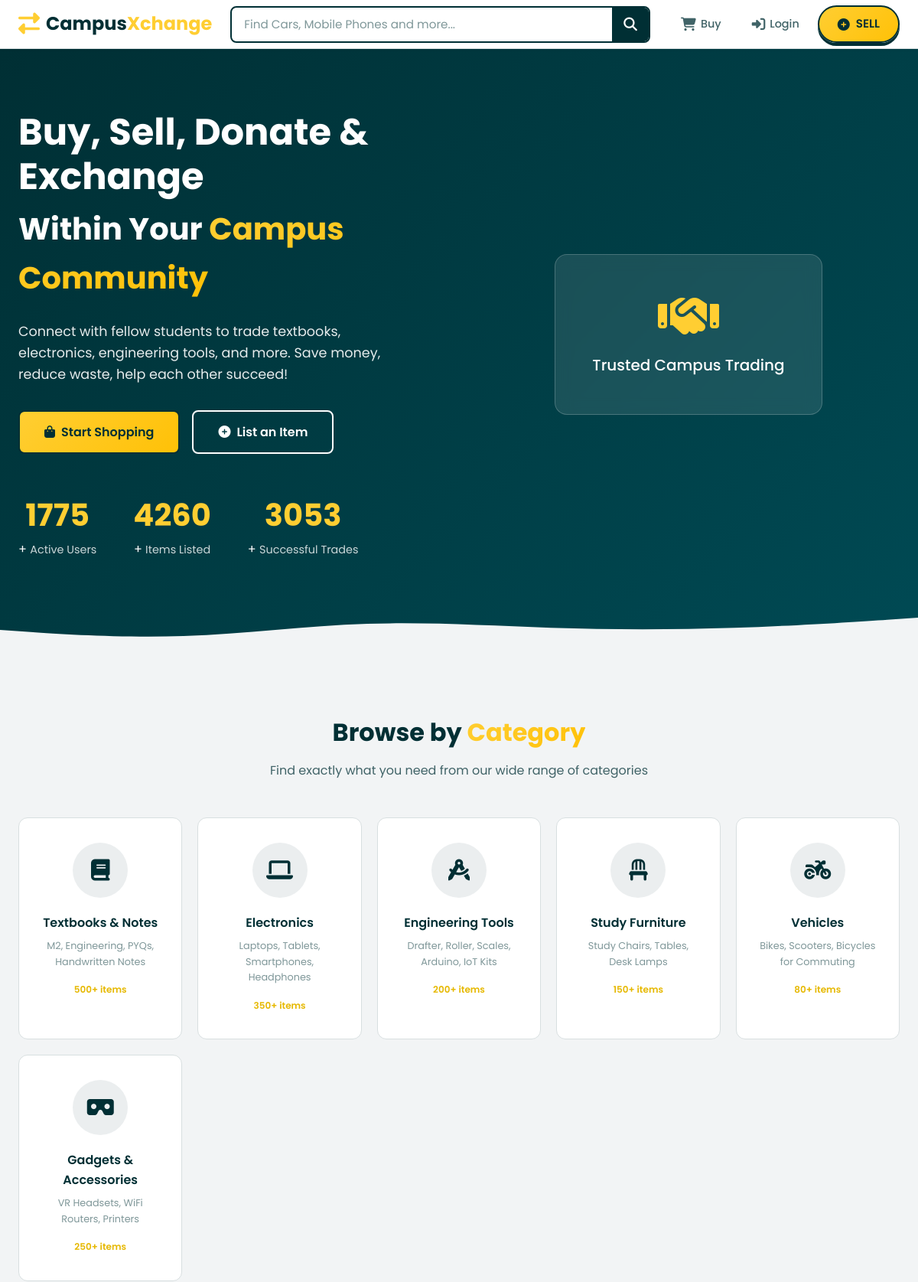
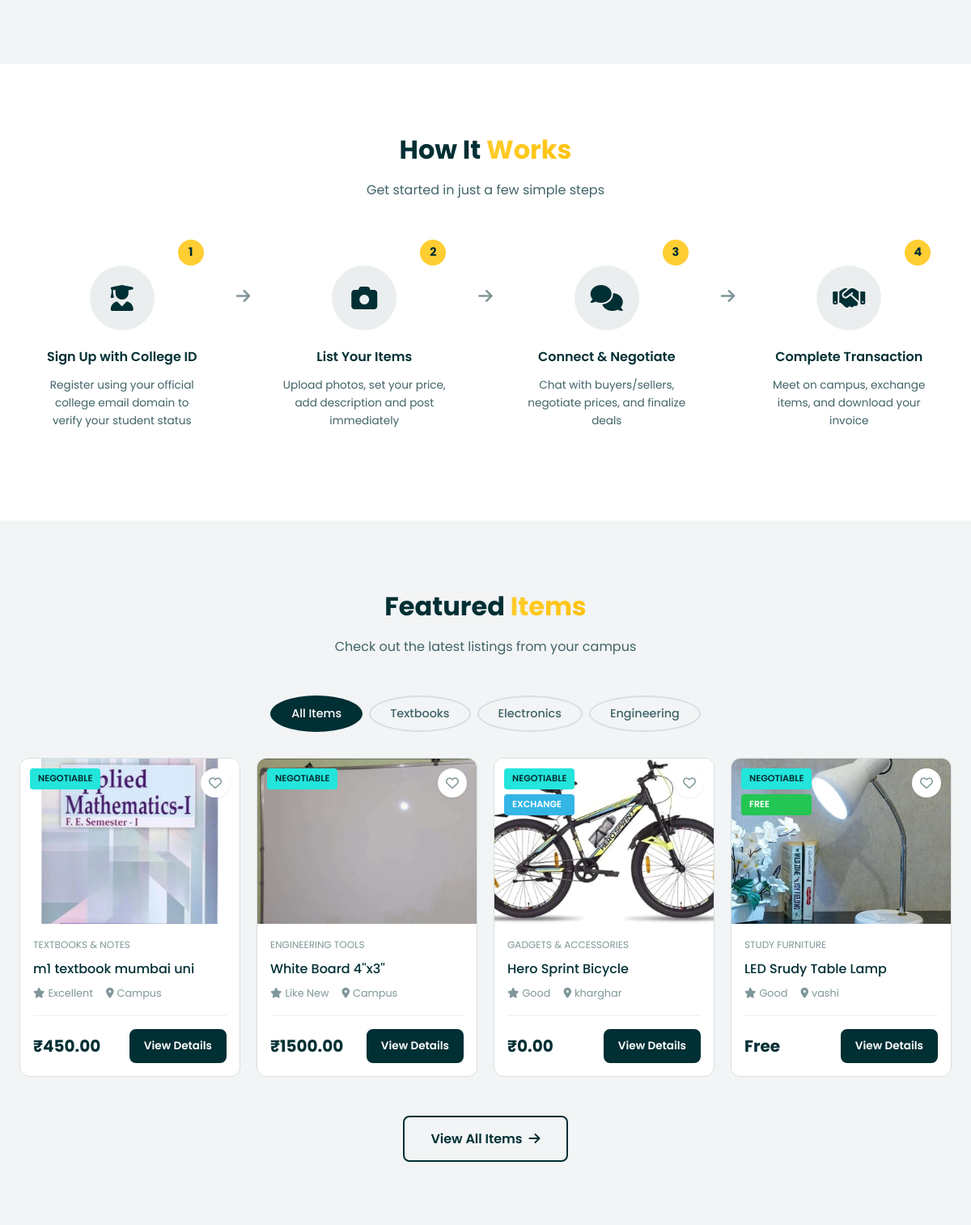
The page / (upper part) on the database its author committed (2 pictures, top to bottom).
### nihalhome/models.py (models this page shows, shortened)
class Item(models.Model):
    seller = models.ForeignKey(User, on_delete=models.CASCADE, related_name='items')
    title = models.CharField(max_length=200)
    description = models.TextField()
    category = models.CharField(max_length=50, choices=CATEGORY_CHOICES)
    price = models.DecimalField(max_digits=10, decimal_places=2, null=True, blank=True)
    quality = models.CharField(max_length=20, choices=QUALITY_CHOICES, default='good')
    listing_type = models.CharField(max_length=20, choices=LISTING_TYPE_CHOICES, default='sell')
    status = models.CharField(max_length=20, choices=STATUS_CHOICES, default='active')
    location = models.CharField(max_length=200)
    address = models.CharField(max_length=500, blank=True)
    phone = models.CharField(max_length=10, validators=[phone_validator])
    show_phone = models.BooleanField(default=False)
    is_negotiable = models.BooleanField(default=True)
    is_featured = models.BooleanField(default=False)
    wanted_items = models.TextField(blank=True)
    wanted_category = models.CharField(max_length=50, choices=CATEGORY_CHOICES, blank=True)
    open_to_offers = models.BooleanField(default=True)
    image = models.ImageField(upload_to='items/', blank=True, null=True)
    views = models.PositiveIntegerField(default=0)
    created_at = models.DateTimeField(auto_now_add=True)
    updated_at = models.DateTimeField(auto_now=True)
    class Meta:
        ordering = ['-created_at']
        indexes = [
            models.Index(fields=['created_at']),
            models.Index(fields=['category']),
            models.Index(fields=['status']),
        ]

### nihalhome/views.py (the view)
# urls.py: path('', views.home, name='home'),
def home(request):
    featured_items = Item.objects.filter(status='active').order_by('-is_featured', '-created_at')[:6]
    return render(request, 'index.html', {'featured_items': featured_items})

### templates/index.html (shortened to what this page needs)
{% extends 'base.html' %}
{% load static %}
{% block content %}
<section class="hero">
    <div class="hero-content">
        <div class="hero-text animate-fade-in">
            <h1>Buy, Sell, Donate & Exchange</h1>
            <h2>Within Your <span class="gradient-text">Campus Community</span></h2>
            <p>Connect with fellow students to trade textbooks, electronics, engineering tools, and more. Save money, reduce waste, help each other succeed!</p>
            <div class="hero-buttons">
                <a href="{% url 'buy' %}" class="btn btn-secondary btn-lg">
                    <i class="fas fa-shopping-bag"></i> Start Shopping
                </a>
                <a href="{% url 'sell' %}" class="btn btn-outline-white btn-lg">
                    <i class="fas fa-plus-circle"></i> List an Item
                </a>
            </div>
            <div class="hero-stats">
                <div class="stat">
                    <span class="stat-number" data-count="5000">0</span>+
                    <span class="stat-label">Active Users</span>
                </div>
                <div class="stat">
                    <span class="stat-number" data-count="12000">0</span>+
                    <span class="stat-label">Items Listed</span>
                </div>
                <div class="stat">
                    <span class="stat-number" data-count="8500">0</span>+
                    <span class="stat-label">Successful Trades</span>
                </div>
            </div>
        </div>
        <div class="hero-image animate-float">
            <div class="hero-card">
                <i class="fas fa-handshake"></i>
                <span>Trusted Campus Trading</span>
            </div>
        </div>
    </div>
    <div class="hero-wave">
    </div>
</section>
<section class="categories-section">
    <div class="container">
        <div class="section-header">
            <h2>Browse by <span class="gradient-text">Category</span></h2>
            <p>Find exactly what you need from our wide range of categories</p>
        </div>
        <div class="categories-grid">
            <a href="{% url 'buy' %}?category=textbooks" class="category-card">
                <div class="category-icon"><i class="fas fa-book"></i></div>
                <h3>Textbooks & Notes</h3>
                <p>M2, Engineering, PYQs, Handwritten Notes</p>
                <span class="category-count">500+ items</span>
            </a>
            <a href="{% url 'buy' %}?category=electronics" class="category-card">
                <div class="category-icon"><i class="fas fa-laptop"></i></div>
                <h3>Electronics</h3>
                <p>Laptops, Tablets, Smartphones, Headphones</p>
                <span class="category-count">350+ items</span>
            </a>
            <a href="{% url 'buy' %}?category=engineering" class="category-card">
                <div class="category-icon"><i class="fas fa-drafting-compass"></i></div>
                <h3>Engineering Tools</h3>
                <p>Drafter, Roller, Scales, Arduino, IoT Kits</p>
                <span class="category-count">200+ items</span>
            </a>
            <a href="{% url 'buy' %}?category=furniture" class="category-card">
                <div class="category-icon"><i class="fas fa-chair"></i></div>
                <h3>Study Furniture</h3>
                <p>Study Chairs, Tables, Desk Lamps</p>
                <span class="category-count">150+ items</span>
            </a>
            <a href="{% url 'buy' %}?category=vehicles" class="category-card">
                <div class="category-icon"><i class="fas fa-motorcycle"></i></div>
                <h3>Vehicles</h3>
                <p>Bikes, Scooters, Bicycles for Commuting</p>
                <span class="category-count">80+ items</span>
            </a>
            <a href="{% url 'buy' %}?category=gadgets" class="category-card">
                <div class="category-icon"><i class="fas fa-vr-cardboard"></i></div>
                <h3>Gadgets & Accessories</h3>
                <p>VR Headsets, WiFi Routers, Printers</p>
                <span class="category-count">250+ items</span>
            </a>
        </div>
    </div>
</section>
<section class="how-it-works">
    <div class="container">
        <div class="section-header">
            <h2>How It <span class="gradient-text">Works</span></h2>
            <p>Get started in just a few simple steps</p>
        </div>
        <div class="steps-container">
            <div class="step-card">
                <div class="step-number">1</div>
                <div class="step-icon"><i class="fas fa-user-graduate"></i></div>
                <h3>Sign Up with College ID</h3>
                <p>Register using your official college email domain to verify your student status</p>
            </div>
            <div class="step-connector"><i class="fas fa-arrow-right"></i></div>
            <div class="step-card">
                <div class="step-number">2</div>
                <div class="step-icon"><i class="fas fa-camera"></i></div>
                <h3>List Your Items</h3>
                <p>Upload photos, set your price, add description and post immediately</p>
            </div>
            <div class="step-connector"><i class="fas fa-arrow-right"></i></div>
            <div class="step-card">
                <div class="step-number">3</div>
                <div class="step-icon"><i class="fas fa-comments"></i></div>
                <h3>Connect & Negotiate</h3>
                <p>Chat with buyers/sellers, negotiate prices, and finalize deals</p>
            </div>
            <div class="step-connector"><i class="fas fa-arrow-right"></i></div>
            <div class="step-card">
                <div class="step-number">4</div>
                <div class="step-icon"><i class="fas fa-handshake"></i></div>
                <h3>Complete Transaction</h3>
                <p>Meet on campus, exchange items, and download your invoice</p>
            </div>
        </div>
    </div>
</section>
<section class="featured-section">
    <div class="container">
        <div class="section-header">
            <h2>Featured <span class="gradient-text">Items</span></h2>
            <p>Check out the latest listings from your campus</p>
        </div>
        <div class="featured-tabs">
            <button class="tab-btn active" data-tab="all">All Items</button>
            <button class="tab-btn" data-tab="textbooks">Textbooks</button>
            <button class="tab-btn" data-tab="electronics">Electronics</button>
            <button class="tab-btn" data-tab="engineering">Engineering</button>
        </div>
        <div class="items-grid" id="featuredItems">
            {% for item in featured_items %}
            <a href="{% url 'item_detail' item.id %}" class="item-card" data-category="{{ item.category }}">
                <div class="item-image">
                    {% if item.image %}
                    <img src="{{ item.image.url }}" alt="{{ item.title }}">
                    {% else %}
                    <div class="placeholder-image"><i class="fas fa-image"></i></div>
                    {% endif %}
                    <div class="item-badges">
                        {% if item.is_negotiable %}<span class="badge badge-negotiable">Negotiable</span>{% endif %}
                        {% if item.listing_type == 'donate' %}<span class="badge badge-free">Free</span>{% endif %}
                        {% if item.listing_type == 'exchange' %}<span class="badge badge-exchange">Exchange</span>{% endif %}
                    </div>
                    <button class="wishlist-btn" onclick="event.preventDefault(); toggleWishlist({{ item.id }})">
                        <i class="far fa-heart"></i>
                    </button>
                </div>
                <div class="item-content">
                    <div class="item-category">{{ item.get_category_display }}</div>
                    <h3 class="item-title">{{ item.title }}</h3>
                    <div class="item-meta">
                        <span><i class="fas fa-star"></i> {{ item.get_quality_display }}</span>
                        <span><i class="fas fa-map-marker-alt"></i> {{ item.location }}</span>
                    </div>
                    <div class="item-footer">
                        <span class="item-price">{% if item.listing_type == 'donate' %}Free{% else %}₹{{ item.price }}{% endif %}</span>
                        <span class="btn btn-sm btn-primary">View Details</span>
                    </div>
                </div>
            </a>
            {% endfor %}
        </div>
        <div class="view-all-container">
            <a href="{% url 'buy' %}" class="btn btn-outline btn-lg">View All Items <i class="fas fa-arrow-right"></i></a>
        </div>
    </div>
</section>
{% endblock %}

### templates/base.html (shortened to what this page needs)
{% load static %}
<!DOCTYPE html>
<html lang="en" data-theme="light">
<head>
    <link rel="stylesheet" href="{% static 'css/style.css' %}">
    <link href="https://cdnjs.cloudflare.com/ajax/libs/font-awesome/6.4.0/css/all.min.css" rel="stylesheet">
</head>
<body>
    <nav class="navbar">
        <div class="nav-container">
            <a href="{% url 'home' %}" class="nav-logo">
                <i class="fas fa-exchange-alt"></i>
                <span>Campus<span class="highlight">Xchange</span></span>
            </a>
            <div class="nav-search">
                <input type="text" placeholder="Find Cars, Mobile Phones and more..." id="searchInput">
                <button class="nav-search-btn" type="button">
                    <i class="fas fa-search"></i>
                </button>
            </div>
            <div class="nav-menu" id="navMenu">
                <a href="{% url 'buy' %}" class="nav-link {% if request.resolver_match.url_name == 'buy' %}active{% endif %}">
                    <i class="fas fa-shopping-cart"></i> Buy
                </a>
                {% if user.is_authenticated %}
                <a href="{% url 'dashboard' %}" class="nav-link">
                    <i class="fas fa-heart"></i> Wishlist
                </a>
                <a href="{% url 'dashboard' %}" class="nav-link">
                    <i class="fas fa-user-circle"></i> {{ user.first_name|default:"Account" }}
                </a>
                {% else %}
                <a href="{% url 'login' %}" class="nav-link">
                    <i class="fas fa-sign-in-alt"></i> Login
                </a>
                {% endif %}
                <a href="{% url 'sell' %}" class="nav-sell-btn">
                    <i class="fas fa-plus-circle"></i> SELL
                </a>
            </div>
        </div>
    </nav>
    <main class="main-content">
        {% block content %}{% endblock %}
    </main>
</body>
</html>

### rows shown on the page
Item: image (picture), is_negotiable "NEGOTIABLE", category "TEXTBOOKS & NOTES", title "m1 textbook mumbai uni", quality "Excellent", location "Campus", price "450.00"
Item: image (picture), is_negotiable "NEGOTIABLE", category "ENGINEERING TOOLS", title "White Board 4''x3''", quality "Like New", location "Campus", price "1500.00"
Item: image (picture), is_negotiable "NEGOTIABLE", listing_type "EXCHANGE", category "GADGETS & ACCESSORIES", title "Hero Sprint Bicycle", quality "Good", location "kharghar", price "0.00"
Item: image (picture), is_negotiable "NEGOTIABLE", listing_type "FREE", category "STUDY FURNITURE", title "LED Srudy Table Lamp", quality "Good", location "vashi"
